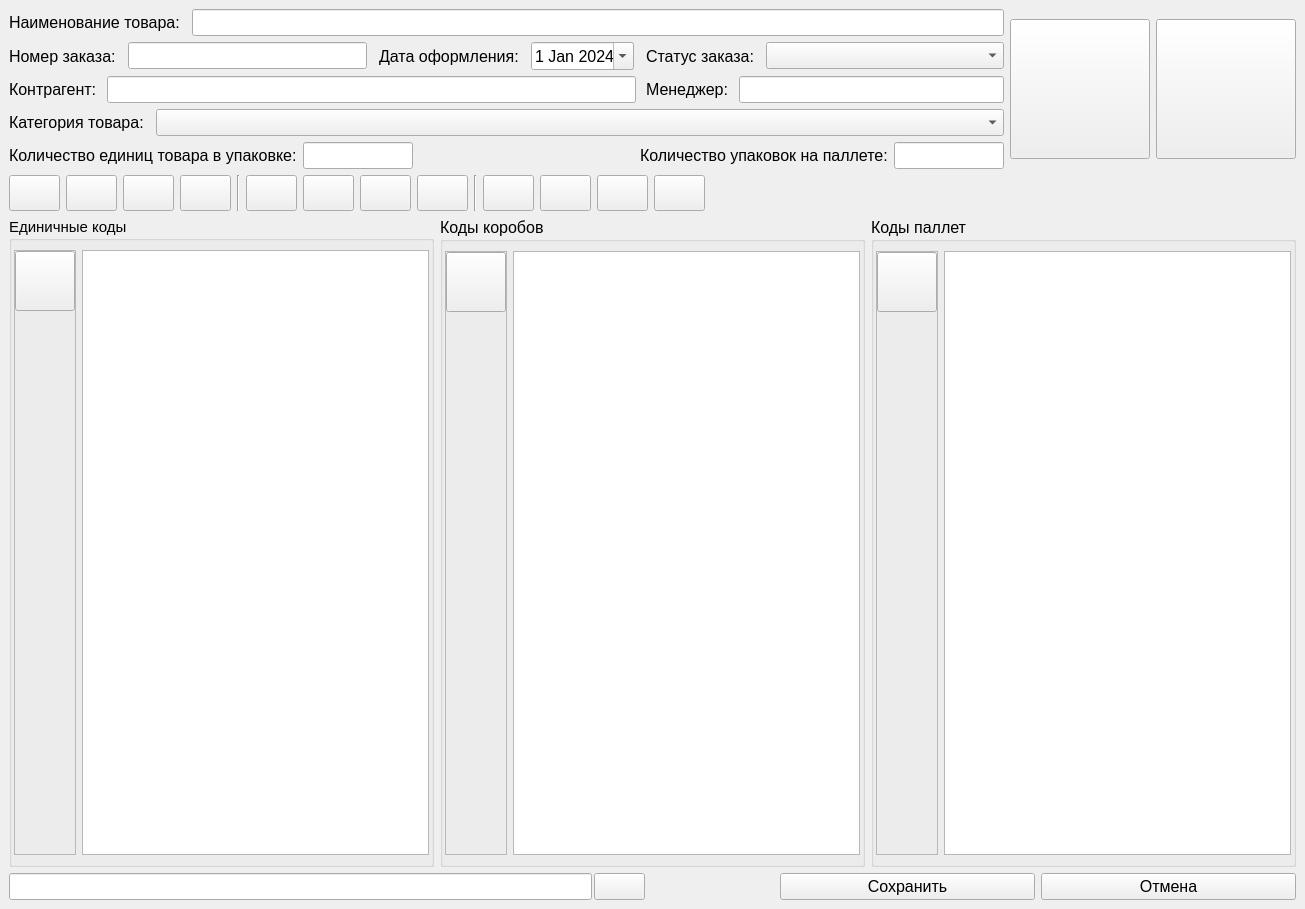
<?xml version="1.0" encoding="UTF-8"?>
<ui version="4.0">
 <class>GoodWindow</class>
 <widget class="QMainWindow" name="GoodWindow">
  <property name="geometry">
   <rect>
    <x>0</x>
    <y>0</y>
    <width>1305</width>
    <height>909</height>
   </rect>
  </property>
  <property name="font">
   <font>
    <family>Segoe UI</family>
    <pointsize>12</pointsize>
   </font>
  </property>
  <property name="windowTitle">
   <string>MainWindow</string>
  </property>
  <widget class="QWidget" name="centralwidget">
   <layout class="QVBoxLayout" name="verticalLayout_5">
    <item>
     <layout class="QHBoxLayout" name="horizontalLayout_14">
      <item>
       <layout class="QVBoxLayout" name="verticalLayout_2">
        <item>
         <layout class="QHBoxLayout" name="horizontalLayout_4">
          <property name="spacing">
           <number>12</number>
          </property>
          <item>
           <widget class="QLabel" name="label_2">
            <property name="font">
             <font>
              <family>Segoe UI</family>
              <pointsize>12</pointsize>
             </font>
            </property>
            <property name="text">
             <string>Наименование товара:</string>
            </property>
           </widget>
          </item>
          <item>
           <widget class="QLineEdit" name="leGoodName">
            <property name="font">
             <font>
              <family>Segoe UI</family>
              <pointsize>12</pointsize>
             </font>
            </property>
           </widget>
          </item>
         </layout>
        </item>
        <item>
         <layout class="QHBoxLayout" name="horizontalLayout" stretch="0,1,0,0,0,1">
          <property name="spacing">
           <number>12</number>
          </property>
          <item>
           <widget class="QLabel" name="label">
            <property name="font">
             <font>
              <family>Segoe UI</family>
              <pointsize>12</pointsize>
             </font>
            </property>
            <property name="text">
             <string>Номер заказа:</string>
            </property>
           </widget>
          </item>
          <item>
           <widget class="QLineEdit" name="leOrderNumber">
            <property name="font">
             <font>
              <family>Segoe UI</family>
              <pointsize>12</pointsize>
             </font>
            </property>
           </widget>
          </item>
          <item>
           <widget class="QLabel" name="label_5">
            <property name="font">
             <font>
              <family>Segoe UI</family>
              <pointsize>12</pointsize>
             </font>
            </property>
            <property name="text">
             <string>Дата оформления:</string>
            </property>
           </widget>
          </item>
          <item>
           <widget class="QDateEdit" name="deDateOn">
            <property name="font">
             <font>
              <family>Segoe UI</family>
              <pointsize>12</pointsize>
             </font>
            </property>
            <property name="buttonSymbols">
             <enum>QAbstractSpinBox::NoButtons</enum>
            </property>
            <property name="minimumDate">
             <date>
              <year>2024</year>
              <month>1</month>
              <day>1</day>
             </date>
            </property>
            <property name="calendarPopup">
             <bool>true</bool>
            </property>
           </widget>
          </item>
          <item>
           <widget class="QLabel" name="label_6">
            <property name="font">
             <font>
              <family>Segoe UI</family>
              <pointsize>12</pointsize>
             </font>
            </property>
            <property name="text">
             <string>Статус заказа:</string>
            </property>
           </widget>
          </item>
          <item>
           <widget class="QComboBox" name="cbOrderState">
            <property name="font">
             <font>
              <family>Segoe UI</family>
              <pointsize>12</pointsize>
             </font>
            </property>
           </widget>
          </item>
         </layout>
        </item>
        <item>
         <layout class="QHBoxLayout" name="horizontalLayout_3" stretch="0,2,0,1">
          <property name="spacing">
           <number>10</number>
          </property>
          <item>
           <widget class="QLabel" name="label_3">
            <property name="font">
             <font>
              <family>Segoe UI</family>
              <pointsize>12</pointsize>
             </font>
            </property>
            <property name="text">
             <string>Контрагент:</string>
            </property>
           </widget>
          </item>
          <item>
           <widget class="QLineEdit" name="leCustomer">
            <property name="font">
             <font>
              <family>Segoe UI</family>
              <pointsize>12</pointsize>
             </font>
            </property>
           </widget>
          </item>
          <item>
           <widget class="QLabel" name="label_7">
            <property name="font">
             <font>
              <family>Segoe UI</family>
              <pointsize>12</pointsize>
             </font>
            </property>
            <property name="text">
             <string>Менеджер:</string>
            </property>
           </widget>
          </item>
          <item>
           <widget class="QLineEdit" name="leManager">
            <property name="font">
             <font>
              <family>Segoe UI</family>
              <pointsize>12</pointsize>
             </font>
            </property>
           </widget>
          </item>
         </layout>
        </item>
        <item>
         <layout class="QHBoxLayout" name="horizontalLayout_5" stretch="0,1">
          <property name="spacing">
           <number>12</number>
          </property>
          <item>
           <widget class="QLabel" name="label_4">
            <property name="font">
             <font>
              <family>Segoe UI</family>
              <pointsize>12</pointsize>
             </font>
            </property>
            <property name="text">
             <string>Категория товара:</string>
            </property>
           </widget>
          </item>
          <item>
           <widget class="QComboBox" name="cbCategory">
            <property name="font">
             <font>
              <family>Segoe UI</family>
              <pointsize>12</pointsize>
             </font>
            </property>
           </widget>
          </item>
         </layout>
        </item>
        <item>
         <layout class="QHBoxLayout" name="horizontalLayout_12" stretch="2,1,2,2,1">
          <item>
           <widget class="QLabel" name="label_8">
            <property name="font">
             <font>
              <family>Segoe UI</family>
              <pointsize>12</pointsize>
             </font>
            </property>
            <property name="text">
             <string>Количество единиц товара в упаковке:</string>
            </property>
           </widget>
          </item>
          <item>
           <widget class="QLineEdit" name="leKCount">
            <property name="minimumSize">
             <size>
              <width>80</width>
              <height>0</height>
             </size>
            </property>
           </widget>
          </item>
          <item>
           <spacer name="horizontalSpacer_3">
            <property name="orientation">
             <enum>Qt::Horizontal</enum>
            </property>
            <property name="sizeHint" stdset="0">
             <size>
              <width>40</width>
              <height>20</height>
             </size>
            </property>
           </spacer>
          </item>
          <item>
           <widget class="QLabel" name="label_9">
            <property name="font">
             <font>
              <family>Segoe UI</family>
              <pointsize>12</pointsize>
             </font>
            </property>
            <property name="text">
             <string>Количество упаковок на паллете:</string>
            </property>
           </widget>
          </item>
          <item>
           <widget class="QLineEdit" name="lePCount">
            <property name="minimumSize">
             <size>
              <width>80</width>
              <height>0</height>
             </size>
            </property>
           </widget>
          </item>
         </layout>
        </item>
       </layout>
      </item>
      <item>
       <widget class="QPushButton" name="btnAgg">
        <property name="sizePolicy">
         <sizepolicy hsizetype="Fixed" vsizetype="Fixed">
          <horstretch>0</horstretch>
          <verstretch>0</verstretch>
         </sizepolicy>
        </property>
        <property name="minimumSize">
         <size>
          <width>140</width>
          <height>140</height>
         </size>
        </property>
        <property name="toolTip">
         <string>Агрегация</string>
        </property>
        <property name="text">
         <string/>
        </property>
        <property name="icon">
         <iconset>
          <normaloff>sources/img/agg.png</normaloff>sources/img/agg.png</iconset>
        </property>
        <property name="iconSize">
         <size>
          <width>96</width>
          <height>96</height>
         </size>
        </property>
        <property name="checkable">
         <bool>false</bool>
        </property>
       </widget>
      </item>
      <item>
       <widget class="QPushButton" name="btnReport">
        <property name="sizePolicy">
         <sizepolicy hsizetype="Fixed" vsizetype="Fixed">
          <horstretch>0</horstretch>
          <verstretch>0</verstretch>
         </sizepolicy>
        </property>
        <property name="minimumSize">
         <size>
          <width>140</width>
          <height>140</height>
         </size>
        </property>
        <property name="toolTip">
         <string>Выгрузка отчета</string>
        </property>
        <property name="text">
         <string/>
        </property>
        <property name="icon">
         <iconset>
          <normaloff>sources/img/report.png</normaloff>sources/img/report.png</iconset>
        </property>
        <property name="iconSize">
         <size>
          <width>96</width>
          <height>96</height>
         </size>
        </property>
       </widget>
      </item>
     </layout>
    </item>
    <item>
     <layout class="QHBoxLayout" name="horizontalLayout_6" stretch="0,0,0,0,0,0,0,0,0,0,0,0,0,0,0">
      <item>
       <widget class="QPushButton" name="btnCsvImport">
        <property name="sizePolicy">
         <sizepolicy hsizetype="Fixed" vsizetype="Fixed">
          <horstretch>0</horstretch>
          <verstretch>0</verstretch>
         </sizepolicy>
        </property>
        <property name="minimumSize">
         <size>
          <width>36</width>
          <height>36</height>
         </size>
        </property>
        <property name="toolTip">
         <string>Загрузка CSV файла</string>
        </property>
        <property name="toolTipDuration">
         <number>-1</number>
        </property>
        <property name="text">
         <string/>
        </property>
        <property name="icon">
         <iconset>
          <normaloff>sources/img/csv.png</normaloff>sources/img/csv.png</iconset>
        </property>
        <property name="iconSize">
         <size>
          <width>48</width>
          <height>48</height>
         </size>
        </property>
       </widget>
      </item>
      <item>
       <widget class="QPushButton" name="btnPdfImport">
        <property name="sizePolicy">
         <sizepolicy hsizetype="Fixed" vsizetype="Fixed">
          <horstretch>0</horstretch>
          <verstretch>0</verstretch>
         </sizepolicy>
        </property>
        <property name="minimumSize">
         <size>
          <width>36</width>
          <height>36</height>
         </size>
        </property>
        <property name="toolTip">
         <string>Загрузка изображений кодов</string>
        </property>
        <property name="text">
         <string/>
        </property>
        <property name="icon">
         <iconset>
          <normaloff>sources/img/pdf.png</normaloff>sources/img/pdf.png</iconset>
        </property>
        <property name="iconSize">
         <size>
          <width>48</width>
          <height>48</height>
         </size>
        </property>
       </widget>
      </item>
      <item>
       <widget class="QPushButton" name="btnMakeDm">
        <property name="sizePolicy">
         <sizepolicy hsizetype="Fixed" vsizetype="Fixed">
          <horstretch>0</horstretch>
          <verstretch>0</verstretch>
         </sizepolicy>
        </property>
        <property name="minimumSize">
         <size>
          <width>36</width>
          <height>36</height>
         </size>
        </property>
        <property name="toolTip">
         <string>Генерация DataMatrix GS1</string>
        </property>
        <property name="text">
         <string/>
        </property>
        <property name="icon">
         <iconset>
          <normaloff>sources/img/code_dm.png</normaloff>sources/img/code_dm.png</iconset>
        </property>
        <property name="iconSize">
         <size>
          <width>48</width>
          <height>48</height>
         </size>
        </property>
       </widget>
      </item>
      <item>
       <widget class="QPushButton" name="btnZplPrint">
        <property name="sizePolicy">
         <sizepolicy hsizetype="Fixed" vsizetype="Fixed">
          <horstretch>0</horstretch>
          <verstretch>0</verstretch>
         </sizepolicy>
        </property>
        <property name="minimumSize">
         <size>
          <width>36</width>
          <height>36</height>
         </size>
        </property>
        <property name="toolTip">
         <string>Печать на принтер Zebra</string>
        </property>
        <property name="text">
         <string/>
        </property>
        <property name="icon">
         <iconset>
          <normaloff>sources/img/zebra.png</normaloff>sources/img/zebra.png</iconset>
        </property>
        <property name="iconSize">
         <size>
          <width>48</width>
          <height>48</height>
         </size>
        </property>
       </widget>
      </item>
      <item>
       <widget class="Line" name="line">
        <property name="orientation">
         <enum>Qt::Vertical</enum>
        </property>
       </widget>
      </item>
      <item>
       <widget class="QPushButton" name="btnCsvImport_K">
        <property name="sizePolicy">
         <sizepolicy hsizetype="Fixed" vsizetype="Fixed">
          <horstretch>0</horstretch>
          <verstretch>0</verstretch>
         </sizepolicy>
        </property>
        <property name="minimumSize">
         <size>
          <width>36</width>
          <height>36</height>
         </size>
        </property>
        <property name="toolTip">
         <string>Загрузка CSV файла</string>
        </property>
        <property name="toolTipDuration">
         <number>-1</number>
        </property>
        <property name="text">
         <string/>
        </property>
        <property name="icon">
         <iconset>
          <normaloff>sources/img/csv.png</normaloff>sources/img/csv.png</iconset>
        </property>
        <property name="iconSize">
         <size>
          <width>48</width>
          <height>48</height>
         </size>
        </property>
       </widget>
      </item>
      <item>
       <widget class="QPushButton" name="btnPdfImport_K">
        <property name="sizePolicy">
         <sizepolicy hsizetype="Fixed" vsizetype="Fixed">
          <horstretch>0</horstretch>
          <verstretch>0</verstretch>
         </sizepolicy>
        </property>
        <property name="minimumSize">
         <size>
          <width>36</width>
          <height>36</height>
         </size>
        </property>
        <property name="toolTip">
         <string>Загрузка изображений кодов</string>
        </property>
        <property name="text">
         <string/>
        </property>
        <property name="icon">
         <iconset>
          <normaloff>sources/img/pdf.png</normaloff>sources/img/pdf.png</iconset>
        </property>
        <property name="iconSize">
         <size>
          <width>48</width>
          <height>48</height>
         </size>
        </property>
       </widget>
      </item>
      <item>
       <widget class="QPushButton" name="btnMakeD_K">
        <property name="sizePolicy">
         <sizepolicy hsizetype="Fixed" vsizetype="Fixed">
          <horstretch>0</horstretch>
          <verstretch>0</verstretch>
         </sizepolicy>
        </property>
        <property name="minimumSize">
         <size>
          <width>36</width>
          <height>36</height>
         </size>
        </property>
        <property name="toolTip">
         <string>Генерация кодов упаковки</string>
        </property>
        <property name="text">
         <string/>
        </property>
        <property name="icon">
         <iconset>
          <normaloff>sources/img/code_pack.png</normaloff>sources/img/code_pack.png</iconset>
        </property>
        <property name="iconSize">
         <size>
          <width>48</width>
          <height>48</height>
         </size>
        </property>
       </widget>
      </item>
      <item>
       <widget class="QPushButton" name="btnZplPrint_K">
        <property name="sizePolicy">
         <sizepolicy hsizetype="Fixed" vsizetype="Fixed">
          <horstretch>0</horstretch>
          <verstretch>0</verstretch>
         </sizepolicy>
        </property>
        <property name="minimumSize">
         <size>
          <width>36</width>
          <height>36</height>
         </size>
        </property>
        <property name="toolTip">
         <string>Печать на принтер Zebra</string>
        </property>
        <property name="text">
         <string/>
        </property>
        <property name="icon">
         <iconset>
          <normaloff>sources/img/zebra.png</normaloff>sources/img/zebra.png</iconset>
        </property>
        <property name="iconSize">
         <size>
          <width>48</width>
          <height>48</height>
         </size>
        </property>
       </widget>
      </item>
      <item>
       <widget class="Line" name="line_2">
        <property name="orientation">
         <enum>Qt::Vertical</enum>
        </property>
       </widget>
      </item>
      <item>
       <widget class="QPushButton" name="btnCsvImport_P">
        <property name="sizePolicy">
         <sizepolicy hsizetype="Fixed" vsizetype="Fixed">
          <horstretch>0</horstretch>
          <verstretch>0</verstretch>
         </sizepolicy>
        </property>
        <property name="minimumSize">
         <size>
          <width>36</width>
          <height>36</height>
         </size>
        </property>
        <property name="toolTip">
         <string>Загрузка CSV файла</string>
        </property>
        <property name="toolTipDuration">
         <number>-1</number>
        </property>
        <property name="text">
         <string/>
        </property>
        <property name="icon">
         <iconset>
          <normaloff>sources/img/csv.png</normaloff>sources/img/csv.png</iconset>
        </property>
        <property name="iconSize">
         <size>
          <width>48</width>
          <height>48</height>
         </size>
        </property>
       </widget>
      </item>
      <item>
       <widget class="QPushButton" name="btnPdfImport_P">
        <property name="sizePolicy">
         <sizepolicy hsizetype="Fixed" vsizetype="Fixed">
          <horstretch>0</horstretch>
          <verstretch>0</verstretch>
         </sizepolicy>
        </property>
        <property name="minimumSize">
         <size>
          <width>36</width>
          <height>36</height>
         </size>
        </property>
        <property name="toolTip">
         <string>Загрузка изображений кодов</string>
        </property>
        <property name="text">
         <string/>
        </property>
        <property name="icon">
         <iconset>
          <normaloff>sources/img/pdf.png</normaloff>sources/img/pdf.png</iconset>
        </property>
        <property name="iconSize">
         <size>
          <width>48</width>
          <height>48</height>
         </size>
        </property>
       </widget>
      </item>
      <item>
       <widget class="QPushButton" name="btnMakeDm_P">
        <property name="sizePolicy">
         <sizepolicy hsizetype="Fixed" vsizetype="Fixed">
          <horstretch>0</horstretch>
          <verstretch>0</verstretch>
         </sizepolicy>
        </property>
        <property name="minimumSize">
         <size>
          <width>36</width>
          <height>36</height>
         </size>
        </property>
        <property name="toolTip">
         <string>Генерация кодов паллет</string>
        </property>
        <property name="text">
         <string/>
        </property>
        <property name="icon">
         <iconset>
          <normaloff>sources/img/pallet.png</normaloff>sources/img/pallet.png</iconset>
        </property>
        <property name="iconSize">
         <size>
          <width>48</width>
          <height>48</height>
         </size>
        </property>
       </widget>
      </item>
      <item>
       <widget class="QPushButton" name="btnZplPrint_P">
        <property name="sizePolicy">
         <sizepolicy hsizetype="Fixed" vsizetype="Fixed">
          <horstretch>0</horstretch>
          <verstretch>0</verstretch>
         </sizepolicy>
        </property>
        <property name="minimumSize">
         <size>
          <width>36</width>
          <height>36</height>
         </size>
        </property>
        <property name="toolTip">
         <string>Печать на принтер Zebra</string>
        </property>
        <property name="text">
         <string/>
        </property>
        <property name="icon">
         <iconset>
          <normaloff>sources/img/zebra.png</normaloff>sources/img/zebra.png</iconset>
        </property>
        <property name="iconSize">
         <size>
          <width>48</width>
          <height>48</height>
         </size>
        </property>
       </widget>
      </item>
      <item>
       <spacer name="horizontalSpacer">
        <property name="orientation">
         <enum>Qt::Horizontal</enum>
        </property>
        <property name="sizeHint" stdset="0">
         <size>
          <width>40</width>
          <height>20</height>
         </size>
        </property>
       </spacer>
      </item>
     </layout>
    </item>
    <item>
     <layout class="QHBoxLayout" name="horizontalLayout_10">
      <item>
       <widget class="QGroupBox" name="groupBox">
        <property name="font">
         <font>
          <pointsize>11</pointsize>
         </font>
        </property>
        <property name="title">
         <string>Единичные коды</string>
        </property>
        <layout class="QHBoxLayout" name="horizontalLayout_7">
         <property name="leftMargin">
          <number>2</number>
         </property>
         <property name="rightMargin">
          <number>2</number>
         </property>
         <item>
          <widget class="QFrame" name="toolPallete">
           <property name="frameShape">
            <enum>QFrame::StyledPanel</enum>
           </property>
           <property name="frameShadow">
            <enum>QFrame::Raised</enum>
           </property>
           <layout class="QVBoxLayout" name="verticalLayout" stretch="1,5">
            <property name="spacing">
             <number>0</number>
            </property>
            <property name="leftMargin">
             <number>0</number>
            </property>
            <property name="topMargin">
             <number>0</number>
            </property>
            <property name="rightMargin">
             <number>0</number>
            </property>
            <property name="bottomMargin">
             <number>0</number>
            </property>
            <item>
             <widget class="QPushButton" name="btnRemoveCode">
              <property name="sizePolicy">
               <sizepolicy hsizetype="Fixed" vsizetype="Fixed">
                <horstretch>0</horstretch>
                <verstretch>0</verstretch>
               </sizepolicy>
              </property>
              <property name="minimumSize">
               <size>
                <width>60</width>
                <height>60</height>
               </size>
              </property>
              <property name="toolTip">
               <string>Удалить отмеченные</string>
              </property>
              <property name="text">
               <string/>
              </property>
              <property name="icon">
               <iconset>
                <normaloff>sources/img/code_del.png</normaloff>sources/img/code_del.png</iconset>
              </property>
              <property name="iconSize">
               <size>
                <width>48</width>
                <height>48</height>
               </size>
              </property>
             </widget>
            </item>
            <item>
             <spacer name="verticalSpacer">
              <property name="orientation">
               <enum>Qt::Vertical</enum>
              </property>
              <property name="sizeHint" stdset="0">
               <size>
                <width>20</width>
                <height>40</height>
               </size>
              </property>
             </spacer>
            </item>
           </layout>
          </widget>
         </item>
         <item>
          <layout class="QVBoxLayout" name="verticalLayout_6">
           <item>
            <widget class="QTableView" name="tvDmCodes">
             <property name="font">
              <font>
               <family>Segoe UI</family>
               <pointsize>11</pointsize>
              </font>
             </property>
             <property name="editTriggers">
              <set>QAbstractItemView::NoEditTriggers</set>
             </property>
             <property name="showDropIndicator" stdset="0">
              <bool>false</bool>
             </property>
             <property name="alternatingRowColors">
              <bool>true</bool>
             </property>
             <property name="cornerButtonEnabled">
              <bool>true</bool>
             </property>
             <attribute name="horizontalHeaderVisible">
              <bool>false</bool>
             </attribute>
            </widget>
           </item>
          </layout>
         </item>
        </layout>
       </widget>
      </item>
      <item>
       <widget class="QGroupBox" name="gbK">
        <property name="title">
         <string>Коды коробов</string>
        </property>
        <layout class="QHBoxLayout" name="horizontalLayout_8">
         <property name="leftMargin">
          <number>2</number>
         </property>
         <property name="rightMargin">
          <number>2</number>
         </property>
         <item>
          <widget class="QFrame" name="frame_3">
           <property name="frameShape">
            <enum>QFrame::StyledPanel</enum>
           </property>
           <property name="frameShadow">
            <enum>QFrame::Raised</enum>
           </property>
           <layout class="QVBoxLayout" name="verticalLayout_3" stretch="0,5">
            <property name="spacing">
             <number>0</number>
            </property>
            <property name="leftMargin">
             <number>0</number>
            </property>
            <property name="topMargin">
             <number>0</number>
            </property>
            <property name="rightMargin">
             <number>0</number>
            </property>
            <property name="bottomMargin">
             <number>0</number>
            </property>
            <item>
             <widget class="QPushButton" name="btnRemoveCode_K">
              <property name="sizePolicy">
               <sizepolicy hsizetype="Fixed" vsizetype="Fixed">
                <horstretch>0</horstretch>
                <verstretch>0</verstretch>
               </sizepolicy>
              </property>
              <property name="minimumSize">
               <size>
                <width>60</width>
                <height>60</height>
               </size>
              </property>
              <property name="toolTip">
               <string>Удалить отмеченные</string>
              </property>
              <property name="text">
               <string/>
              </property>
              <property name="icon">
               <iconset>
                <normaloff>sources/img/code_del.png</normaloff>sources/img/code_del.png</iconset>
              </property>
              <property name="iconSize">
               <size>
                <width>48</width>
                <height>48</height>
               </size>
              </property>
             </widget>
            </item>
            <item>
             <spacer name="verticalSpacer_2">
              <property name="orientation">
               <enum>Qt::Vertical</enum>
              </property>
              <property name="sizeHint" stdset="0">
               <size>
                <width>20</width>
                <height>40</height>
               </size>
              </property>
             </spacer>
            </item>
           </layout>
          </widget>
         </item>
         <item>
          <layout class="QVBoxLayout" name="verticalLayout_7">
           <item>
            <widget class="QTableView" name="tvDmCodes_K">
             <property name="font">
              <font>
               <family>Segoe UI</family>
               <pointsize>11</pointsize>
              </font>
             </property>
             <property name="editTriggers">
              <set>QAbstractItemView::NoEditTriggers</set>
             </property>
             <property name="showDropIndicator" stdset="0">
              <bool>false</bool>
             </property>
             <property name="alternatingRowColors">
              <bool>true</bool>
             </property>
             <property name="cornerButtonEnabled">
              <bool>true</bool>
             </property>
             <attribute name="horizontalHeaderVisible">
              <bool>false</bool>
             </attribute>
            </widget>
           </item>
          </layout>
         </item>
        </layout>
       </widget>
      </item>
      <item>
       <widget class="QGroupBox" name="gbP">
        <property name="title">
         <string>Коды паллет</string>
        </property>
        <layout class="QHBoxLayout" name="horizontalLayout_9">
         <property name="leftMargin">
          <number>2</number>
         </property>
         <property name="rightMargin">
          <number>2</number>
         </property>
         <item>
          <widget class="QFrame" name="frame_4">
           <property name="frameShape">
            <enum>QFrame::StyledPanel</enum>
           </property>
           <property name="frameShadow">
            <enum>QFrame::Raised</enum>
           </property>
           <layout class="QVBoxLayout" name="verticalLayout_4" stretch="0,5">
            <property name="spacing">
             <number>0</number>
            </property>
            <property name="leftMargin">
             <number>0</number>
            </property>
            <property name="topMargin">
             <number>0</number>
            </property>
            <property name="rightMargin">
             <number>0</number>
            </property>
            <property name="bottomMargin">
             <number>0</number>
            </property>
            <item>
             <widget class="QPushButton" name="btnRemoveCode_P">
              <property name="sizePolicy">
               <sizepolicy hsizetype="Fixed" vsizetype="Fixed">
                <horstretch>0</horstretch>
                <verstretch>0</verstretch>
               </sizepolicy>
              </property>
              <property name="minimumSize">
               <size>
                <width>60</width>
                <height>60</height>
               </size>
              </property>
              <property name="toolTip">
               <string>Удалить отмеченные</string>
              </property>
              <property name="text">
               <string/>
              </property>
              <property name="icon">
               <iconset>
                <normaloff>sources/img/code_del.png</normaloff>sources/img/code_del.png</iconset>
              </property>
              <property name="iconSize">
               <size>
                <width>48</width>
                <height>48</height>
               </size>
              </property>
             </widget>
            </item>
            <item>
             <spacer name="verticalSpacer_3">
              <property name="orientation">
               <enum>Qt::Vertical</enum>
              </property>
              <property name="sizeHint" stdset="0">
               <size>
                <width>20</width>
                <height>40</height>
               </size>
              </property>
             </spacer>
            </item>
           </layout>
          </widget>
         </item>
         <item>
          <layout class="QVBoxLayout" name="verticalLayout_8">
           <item>
            <widget class="QTableView" name="tvDmCodes_P">
             <property name="font">
              <font>
               <family>Segoe UI</family>
               <pointsize>11</pointsize>
              </font>
             </property>
             <property name="editTriggers">
              <set>QAbstractItemView::NoEditTriggers</set>
             </property>
             <property name="showDropIndicator" stdset="0">
              <bool>false</bool>
             </property>
             <property name="alternatingRowColors">
              <bool>true</bool>
             </property>
             <property name="cornerButtonEnabled">
              <bool>true</bool>
             </property>
             <attribute name="horizontalHeaderVisible">
              <bool>false</bool>
             </attribute>
            </widget>
           </item>
          </layout>
         </item>
        </layout>
       </widget>
      </item>
     </layout>
    </item>
    <item>
     <layout class="QHBoxLayout" name="horizontalLayout_2" stretch="5,1,2,2">
      <item>
       <layout class="QHBoxLayout" name="horizontalLayout_11">
        <property name="spacing">
         <number>2</number>
        </property>
        <property name="rightMargin">
         <number>2</number>
        </property>
        <item>
         <widget class="QLineEdit" name="leFind"/>
        </item>
        <item>
         <widget class="QPushButton" name="btnFind">
          <property name="toolTip">
           <string>Поиск по коду</string>
          </property>
          <property name="text">
           <string/>
          </property>
          <property name="icon">
           <iconset>
            <normaloff>sources/img/find.png</normaloff>sources/img/find.png</iconset>
          </property>
         </widget>
        </item>
       </layout>
      </item>
      <item>
       <spacer name="horizontalSpacer_2">
        <property name="orientation">
         <enum>Qt::Horizontal</enum>
        </property>
        <property name="sizeHint" stdset="0">
         <size>
          <width>40</width>
          <height>20</height>
         </size>
        </property>
       </spacer>
      </item>
      <item>
       <widget class="QPushButton" name="btnOk">
        <property name="text">
         <string>Сохранить</string>
        </property>
       </widget>
      </item>
      <item>
       <widget class="QPushButton" name="btnCancel">
        <property name="text">
         <string>Отмена</string>
        </property>
       </widget>
      </item>
     </layout>
    </item>
   </layout>
  </widget>
 </widget>
 <resources/>
 <connections/>
</ui>
